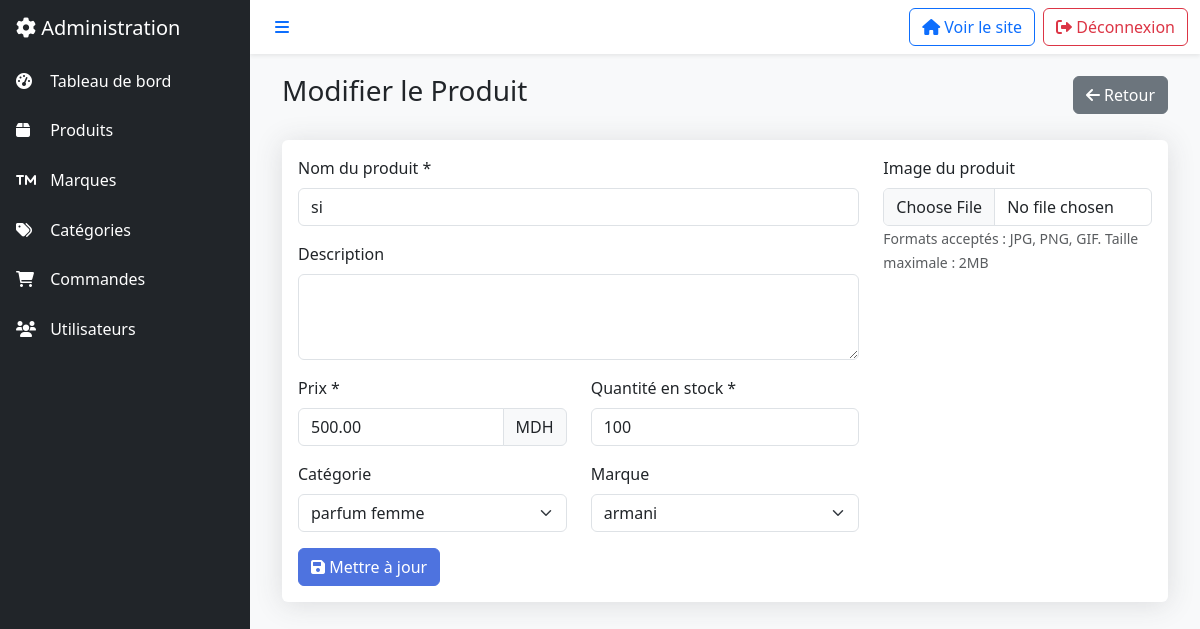
The page /parfum/admin/product_form.php?id=9 (signed in) on the database its author committed.
### tables this page shows
CREATE TABLE IF NOT EXISTS `products` (
  `id` int NOT NULL AUTO_INCREMENT,
  `name` varchar(100) NOT NULL,
  `description` text,
  `price` decimal(10,2) NOT NULL,
  `brand_id` int DEFAULT NULL,
  `category_id` int DEFAULT NULL,
  `image_url` varchar(255) DEFAULT NULL,
  `stock_quantity` int NOT NULL DEFAULT '0',
  `created_at` timestamp NULL DEFAULT CURRENT_TIMESTAMP,
  `updated_at` timestamp NULL DEFAULT CURRENT_TIMESTAMP ON UPDATE CURRENT_TIMESTAMP,
  PRIMARY KEY (`id`),
  KEY `brand_id` (`brand_id`),
  KEY `category_id` (`category_id`)
);

CREATE TABLE IF NOT EXISTS `categories` (
  `id` int NOT NULL AUTO_INCREMENT,
  `name` varchar(50) NOT NULL,
  `description` text,
  `created_at` timestamp NULL DEFAULT CURRENT_TIMESTAMP,
  PRIMARY KEY (`id`)
);

CREATE TABLE IF NOT EXISTS `brands` (
  `id` int NOT NULL AUTO_INCREMENT,
  `name` varchar(100) NOT NULL,
  `description` text,
  `logo_url` varchar(255) DEFAULT NULL,
  `created_at` timestamp NULL DEFAULT CURRENT_TIMESTAMP,
  PRIMARY KEY (`id`)
);

### parfum/admin/product_form.php (the view, shortened to what this page needs)
<?php
require_once '../config/database.php';
$product = [
    'id' => '',
    'name' => '',
    'description' => '',
    'price' => '',
    'stock_quantity' => '',
    'category_id' => '',
    'brand_id' => '',
    'image_url' => ''
];
if (isset($_GET['id'])) {
    $stmt = $pdo->prepare("SELECT * FROM products WHERE id = ?");
    $stmt->execute([(int)$_GET['id']]);
    $product = $stmt->fetch();
}
$categories = $pdo->query("SELECT * FROM categories ORDER BY name")->fetchAll();
$brands = $pdo->query("SELECT * FROM brands ORDER BY name")->fetchAll();
require_once '../includes/admin_header.php';
?>
<div class="container-fluid">
    <div class="d-flex justify-content-between align-items-center mb-4">
        <h1 class="h3">
            <?php echo isset($_GET['id']) ? 'Modifier le Produit' : 'Nouveau Produit'; ?>
        </h1>
        <a href="products.php" class="btn btn-secondary">
            <i class="fas fa-arrow-left"></i> Retour
        </a>
    </div>
    <div class="card">
        <div class="card-body">
            <form method="POST" enctype="multipart/form-data">
                <div class="row">
                    <div class="col-md-8">
                        <div class="mb-3">
                            <label for="name" class="form-label">Nom du produit *</label>
                            <input type="text" class="form-control" id="name" name="name"
                                   value="<?php echo htmlspecialchars($product['name']); ?>" required>
                        </div>
                        <div class="mb-3">
                            <label for="description" class="form-label">Description</label>
                            <textarea class="form-control" id="description" name="description" rows="3"><?php
                            ?></textarea>
                        </div>
                        <div class="row">
                            <div class="col-md-6">
                                <div class="mb-3">
                                    <label for="price" class="form-label">Prix *</label>
                                    <div class="input-group">
                                        <input type="number" class="form-control" id="price" name="price"
                                               value="<?php echo htmlspecialchars($product['price']); ?>"
                                               step="0.01" min="0" required>
                                        <span class="input-group-text">MDH</span>
                                    </div>
                                </div>
                            </div>
                            <div class="col-md-6">
                                <div class="mb-3">
                                    <label for="stock_quantity" class="form-label">Quantité en stock *</label>
                                    <input type="number" class="form-control" id="stock_quantity" name="stock_quantity"
                                           value="<?php echo htmlspecialchars($product['stock_quantity']); ?>"
                                           min="0" required>
                                </div>
                            </div>
                        </div>
                        <div class="row">
                            <div class="col-md-6">
                                <div class="mb-3">
                                    <label for="category_id" class="form-label">Catégorie</label>
                                    <select class="form-select" id="category_id" name="category_id">
                                        <?php foreach ($categories as $category): ?>
                                            <option value="<?php echo $category['id']; ?>"
                                                    <?php echo $product['category_id'] == $category['id'] ? 'selected' : ''; ?>>
                                                <?php echo htmlspecialchars($category['name']); ?>
                                            </option>
                                        <?php endforeach; ?>
                                    </select>
                                </div>
                            </div>
                            <div class="col-md-6">
                                <div class="mb-3">
                                    <label for="brand_id" class="form-label">Marque</label>
                                    <select class="form-select" id="brand_id" name="brand_id">
                                        <?php foreach ($brands as $brand): ?>
                                            <option value="<?php echo $brand['id']; ?>"
                                                    <?php echo $product['brand_id'] == $brand['id'] ? 'selected' : ''; ?>>
                                                <?php echo htmlspecialchars($brand['name']); ?>
                                            </option>
                                        <?php endforeach; ?>
                                    </select>
                                </div>
                            </div>
                        </div>
                    </div>
                    <div class="col-md-4">
                        <div class="mb-3">
                            <label for="image" class="form-label">Image du produit</label>
                            <input type="file" class="form-control" id="image" name="image" accept="image/*">
                            <small class="form-text text-muted">
                                Formats acceptés : JPG, PNG, GIF. Taille maximale : 2MB
                            </small>
                        </div>
                    </div>
                </div>
                <button type="submit" class="btn btn-primary">
                    <i class="fas fa-save"></i> <?php echo isset($_GET['id']) ? 'Mettre à jour' : 'Créer'; ?>
                </button>
            </form>
        </div>
    </div>
</div>
<?php require_once '../includes/admin_footer.php'; ?>

### parfum/assets/css/admin.css (style rules this page uses)
.card { border: none; box-shadow: 0 0.15rem 1.75rem 0 rgba(58, 59, 69, 0.15); }
.btn-primary { background-color: #4e73df; border-color: #4e73df; }

### rows shown on the page
products: name "si", price "500.00", stock_quantity "100", category_id "parfum femme", brand_id "armani"
